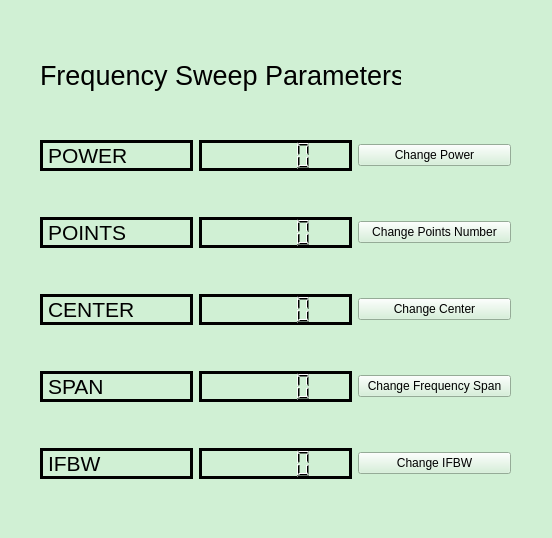
<?xml version="1.0" encoding="UTF-8"?>
<ui version="4.0">
 <class>Params_v2</class>
 <widget class="QWidget" name="Params_v2">
  <property name="geometry">
   <rect>
    <x>0</x>
    <y>0</y>
    <width>552</width>
    <height>538</height>
   </rect>
  </property>
  <property name="palette">
   <palette>
    <active>
     <colorrole role="WindowText">
      <brush brushstyle="SolidPattern">
       <color alpha="255">
        <red>0</red>
        <green>0</green>
        <blue>0</blue>
       </color>
      </brush>
     </colorrole>
     <colorrole role="Button">
      <brush brushstyle="SolidPattern">
       <color alpha="255">
        <red>208</red>
        <green>240</green>
        <blue>212</blue>
       </color>
      </brush>
     </colorrole>
     <colorrole role="Light">
      <brush brushstyle="SolidPattern">
       <color alpha="255">
        <red>255</red>
        <green>255</green>
        <blue>255</blue>
       </color>
      </brush>
     </colorrole>
     <colorrole role="Midlight">
      <brush brushstyle="SolidPattern">
       <color alpha="255">
        <red>231</red>
        <green>247</green>
        <blue>233</blue>
       </color>
      </brush>
     </colorrole>
     <colorrole role="Dark">
      <brush brushstyle="SolidPattern">
       <color alpha="255">
        <red>104</red>
        <green>120</green>
        <blue>106</blue>
       </color>
      </brush>
     </colorrole>
     <colorrole role="Mid">
      <brush brushstyle="SolidPattern">
       <color alpha="255">
        <red>139</red>
        <green>160</green>
        <blue>141</blue>
       </color>
      </brush>
     </colorrole>
     <colorrole role="Text">
      <brush brushstyle="SolidPattern">
       <color alpha="255">
        <red>0</red>
        <green>0</green>
        <blue>0</blue>
       </color>
      </brush>
     </colorrole>
     <colorrole role="BrightText">
      <brush brushstyle="SolidPattern">
       <color alpha="255">
        <red>255</red>
        <green>255</green>
        <blue>255</blue>
       </color>
      </brush>
     </colorrole>
     <colorrole role="ButtonText">
      <brush brushstyle="SolidPattern">
       <color alpha="255">
        <red>0</red>
        <green>0</green>
        <blue>0</blue>
       </color>
      </brush>
     </colorrole>
     <colorrole role="Base">
      <brush brushstyle="SolidPattern">
       <color alpha="255">
        <red>255</red>
        <green>255</green>
        <blue>255</blue>
       </color>
      </brush>
     </colorrole>
     <colorrole role="Window">
      <brush brushstyle="SolidPattern">
       <color alpha="255">
        <red>208</red>
        <green>240</green>
        <blue>212</blue>
       </color>
      </brush>
     </colorrole>
     <colorrole role="Shadow">
      <brush brushstyle="SolidPattern">
       <color alpha="255">
        <red>0</red>
        <green>0</green>
        <blue>0</blue>
       </color>
      </brush>
     </colorrole>
     <colorrole role="AlternateBase">
      <brush brushstyle="SolidPattern">
       <color alpha="255">
        <red>231</red>
        <green>247</green>
        <blue>233</blue>
       </color>
      </brush>
     </colorrole>
     <colorrole role="ToolTipBase">
      <brush brushstyle="SolidPattern">
       <color alpha="255">
        <red>255</red>
        <green>255</green>
        <blue>220</blue>
       </color>
      </brush>
     </colorrole>
     <colorrole role="ToolTipText">
      <brush brushstyle="SolidPattern">
       <color alpha="255">
        <red>0</red>
        <green>0</green>
        <blue>0</blue>
       </color>
      </brush>
     </colorrole>
    </active>
    <inactive>
     <colorrole role="WindowText">
      <brush brushstyle="SolidPattern">
       <color alpha="255">
        <red>0</red>
        <green>0</green>
        <blue>0</blue>
       </color>
      </brush>
     </colorrole>
     <colorrole role="Button">
      <brush brushstyle="SolidPattern">
       <color alpha="255">
        <red>208</red>
        <green>240</green>
        <blue>212</blue>
       </color>
      </brush>
     </colorrole>
     <colorrole role="Light">
      <brush brushstyle="SolidPattern">
       <color alpha="255">
        <red>255</red>
        <green>255</green>
        <blue>255</blue>
       </color>
      </brush>
     </colorrole>
     <colorrole role="Midlight">
      <brush brushstyle="SolidPattern">
       <color alpha="255">
        <red>231</red>
        <green>247</green>
        <blue>233</blue>
       </color>
      </brush>
     </colorrole>
     <colorrole role="Dark">
      <brush brushstyle="SolidPattern">
       <color alpha="255">
        <red>104</red>
        <green>120</green>
        <blue>106</blue>
       </color>
      </brush>
     </colorrole>
     <colorrole role="Mid">
      <brush brushstyle="SolidPattern">
       <color alpha="255">
        <red>139</red>
        <green>160</green>
        <blue>141</blue>
       </color>
      </brush>
     </colorrole>
     <colorrole role="Text">
      <brush brushstyle="SolidPattern">
       <color alpha="255">
        <red>0</red>
        <green>0</green>
        <blue>0</blue>
       </color>
      </brush>
     </colorrole>
     <colorrole role="BrightText">
      <brush brushstyle="SolidPattern">
       <color alpha="255">
        <red>255</red>
        <green>255</green>
        <blue>255</blue>
       </color>
      </brush>
     </colorrole>
     <colorrole role="ButtonText">
      <brush brushstyle="SolidPattern">
       <color alpha="255">
        <red>0</red>
        <green>0</green>
        <blue>0</blue>
       </color>
      </brush>
     </colorrole>
     <colorrole role="Base">
      <brush brushstyle="SolidPattern">
       <color alpha="255">
        <red>255</red>
        <green>255</green>
        <blue>255</blue>
       </color>
      </brush>
     </colorrole>
     <colorrole role="Window">
      <brush brushstyle="SolidPattern">
       <color alpha="255">
        <red>208</red>
        <green>240</green>
        <blue>212</blue>
       </color>
      </brush>
     </colorrole>
     <colorrole role="Shadow">
      <brush brushstyle="SolidPattern">
       <color alpha="255">
        <red>0</red>
        <green>0</green>
        <blue>0</blue>
       </color>
      </brush>
     </colorrole>
     <colorrole role="AlternateBase">
      <brush brushstyle="SolidPattern">
       <color alpha="255">
        <red>231</red>
        <green>247</green>
        <blue>233</blue>
       </color>
      </brush>
     </colorrole>
     <colorrole role="ToolTipBase">
      <brush brushstyle="SolidPattern">
       <color alpha="255">
        <red>255</red>
        <green>255</green>
        <blue>220</blue>
       </color>
      </brush>
     </colorrole>
     <colorrole role="ToolTipText">
      <brush brushstyle="SolidPattern">
       <color alpha="255">
        <red>0</red>
        <green>0</green>
        <blue>0</blue>
       </color>
      </brush>
     </colorrole>
    </inactive>
    <disabled>
     <colorrole role="WindowText">
      <brush brushstyle="SolidPattern">
       <color alpha="255">
        <red>104</red>
        <green>120</green>
        <blue>106</blue>
       </color>
      </brush>
     </colorrole>
     <colorrole role="Button">
      <brush brushstyle="SolidPattern">
       <color alpha="255">
        <red>208</red>
        <green>240</green>
        <blue>212</blue>
       </color>
      </brush>
     </colorrole>
     <colorrole role="Light">
      <brush brushstyle="SolidPattern">
       <color alpha="255">
        <red>255</red>
        <green>255</green>
        <blue>255</blue>
       </color>
      </brush>
     </colorrole>
     <colorrole role="Midlight">
      <brush brushstyle="SolidPattern">
       <color alpha="255">
        <red>231</red>
        <green>247</green>
        <blue>233</blue>
       </color>
      </brush>
     </colorrole>
     <colorrole role="Dark">
      <brush brushstyle="SolidPattern">
       <color alpha="255">
        <red>104</red>
        <green>120</green>
        <blue>106</blue>
       </color>
      </brush>
     </colorrole>
     <colorrole role="Mid">
      <brush brushstyle="SolidPattern">
       <color alpha="255">
        <red>139</red>
        <green>160</green>
        <blue>141</blue>
       </color>
      </brush>
     </colorrole>
     <colorrole role="Text">
      <brush brushstyle="SolidPattern">
       <color alpha="255">
        <red>104</red>
        <green>120</green>
        <blue>106</blue>
       </color>
      </brush>
     </colorrole>
     <colorrole role="BrightText">
      <brush brushstyle="SolidPattern">
       <color alpha="255">
        <red>255</red>
        <green>255</green>
        <blue>255</blue>
       </color>
      </brush>
     </colorrole>
     <colorrole role="ButtonText">
      <brush brushstyle="SolidPattern">
       <color alpha="255">
        <red>104</red>
        <green>120</green>
        <blue>106</blue>
       </color>
      </brush>
     </colorrole>
     <colorrole role="Base">
      <brush brushstyle="SolidPattern">
       <color alpha="255">
        <red>208</red>
        <green>240</green>
        <blue>212</blue>
       </color>
      </brush>
     </colorrole>
     <colorrole role="Window">
      <brush brushstyle="SolidPattern">
       <color alpha="255">
        <red>208</red>
        <green>240</green>
        <blue>212</blue>
       </color>
      </brush>
     </colorrole>
     <colorrole role="Shadow">
      <brush brushstyle="SolidPattern">
       <color alpha="255">
        <red>0</red>
        <green>0</green>
        <blue>0</blue>
       </color>
      </brush>
     </colorrole>
     <colorrole role="AlternateBase">
      <brush brushstyle="SolidPattern">
       <color alpha="255">
        <red>208</red>
        <green>240</green>
        <blue>212</blue>
       </color>
      </brush>
     </colorrole>
     <colorrole role="ToolTipBase">
      <brush brushstyle="SolidPattern">
       <color alpha="255">
        <red>255</red>
        <green>255</green>
        <blue>220</blue>
       </color>
      </brush>
     </colorrole>
     <colorrole role="ToolTipText">
      <brush brushstyle="SolidPattern">
       <color alpha="255">
        <red>0</red>
        <green>0</green>
        <blue>0</blue>
       </color>
      </brush>
     </colorrole>
    </disabled>
   </palette>
  </property>
  <property name="windowTitle">
   <string>Form</string>
  </property>
  <widget class="QLabel" name="widgetTitle">
   <property name="geometry">
    <rect>
     <x>40</x>
     <y>50</y>
     <width>361</width>
     <height>51</height>
    </rect>
   </property>
   <property name="font">
    <font>
     <pointsize>20</pointsize>
    </font>
   </property>
   <property name="text">
    <string>Frequency Sweep Parameters</string>
   </property>
  </widget>
  <widget class="QWidget" name="gridLayoutWidget">
   <property name="geometry">
    <rect>
     <x>40</x>
     <y>100</y>
     <width>471</width>
     <height>421</height>
    </rect>
   </property>
   <layout class="QGridLayout" name="gridLayout">
    <item row="0" column="0">
     <widget class="QLabel" name="POWER_label">
      <property name="font">
       <font>
        <pointsize>16</pointsize>
       </font>
      </property>
      <property name="frameShape">
       <enum>QFrame::Box</enum>
      </property>
      <property name="lineWidth">
       <number>3</number>
      </property>
      <property name="text">
       <string>POWER</string>
      </property>
     </widget>
    </item>
    <item row="1" column="1">
     <widget class="QLCDNumber" name="POINTS_lcd">
      <property name="frameShadow">
       <enum>QFrame::Plain</enum>
      </property>
      <property name="lineWidth">
       <number>3</number>
      </property>
     </widget>
    </item>
    <item row="1" column="0">
     <widget class="QLabel" name="POINTS_label">
      <property name="font">
       <font>
        <pointsize>16</pointsize>
       </font>
      </property>
      <property name="frameShape">
       <enum>QFrame::Box</enum>
      </property>
      <property name="lineWidth">
       <number>3</number>
      </property>
      <property name="text">
       <string>POINTS</string>
      </property>
     </widget>
    </item>
    <item row="3" column="0">
     <widget class="QLabel" name="SPAN_label">
      <property name="font">
       <font>
        <pointsize>16</pointsize>
       </font>
      </property>
      <property name="frameShape">
       <enum>QFrame::Box</enum>
      </property>
      <property name="lineWidth">
       <number>3</number>
      </property>
      <property name="text">
       <string>SPAN</string>
      </property>
     </widget>
    </item>
    <item row="4" column="0">
     <widget class="QLabel" name="IFBW_label">
      <property name="font">
       <font>
        <pointsize>16</pointsize>
       </font>
      </property>
      <property name="frameShape">
       <enum>QFrame::Box</enum>
      </property>
      <property name="lineWidth">
       <number>3</number>
      </property>
      <property name="text">
       <string>IFBW</string>
      </property>
     </widget>
    </item>
    <item row="4" column="1">
     <widget class="QLCDNumber" name="IFBW_lcd">
      <property name="frameShadow">
       <enum>QFrame::Plain</enum>
      </property>
      <property name="lineWidth">
       <number>3</number>
      </property>
     </widget>
    </item>
    <item row="2" column="0">
     <widget class="QLabel" name="CENTER_label">
      <property name="font">
       <font>
        <pointsize>16</pointsize>
       </font>
      </property>
      <property name="frameShape">
       <enum>QFrame::Box</enum>
      </property>
      <property name="lineWidth">
       <number>3</number>
      </property>
      <property name="text">
       <string>CENTER</string>
      </property>
     </widget>
    </item>
    <item row="0" column="1">
     <widget class="QLCDNumber" name="POWER_lcd">
      <property name="frameShadow">
       <enum>QFrame::Plain</enum>
      </property>
      <property name="lineWidth">
       <number>3</number>
      </property>
     </widget>
    </item>
    <item row="2" column="1">
     <widget class="QLCDNumber" name="CENTER_lcd">
      <property name="frameShadow">
       <enum>QFrame::Plain</enum>
      </property>
      <property name="lineWidth">
       <number>3</number>
      </property>
     </widget>
    </item>
    <item row="3" column="1">
     <widget class="QLCDNumber" name="SPAN_lcd">
      <property name="frameShadow">
       <enum>QFrame::Plain</enum>
      </property>
      <property name="lineWidth">
       <number>3</number>
      </property>
     </widget>
    </item>
    <item row="0" column="2">
     <widget class="QPushButton" name="POWER_pushButton">
      <property name="text">
       <string>Change Power</string>
      </property>
     </widget>
    </item>
    <item row="1" column="2">
     <widget class="QPushButton" name="POINTS_pushButton">
      <property name="text">
       <string>Change Points Number</string>
      </property>
     </widget>
    </item>
    <item row="2" column="2">
     <widget class="QPushButton" name="CENTER_pushButton">
      <property name="text">
       <string>Change Center</string>
      </property>
     </widget>
    </item>
    <item row="3" column="2">
     <widget class="QPushButton" name="SPAN_pushButton">
      <property name="text">
       <string>Change Frequency Span</string>
      </property>
     </widget>
    </item>
    <item row="4" column="2">
     <widget class="QPushButton" name="IFBW_pushButton">
      <property name="text">
       <string>Change IFBW</string>
      </property>
     </widget>
    </item>
   </layout>
  </widget>
 </widget>
 <resources/>
 <connections/>
</ui>
